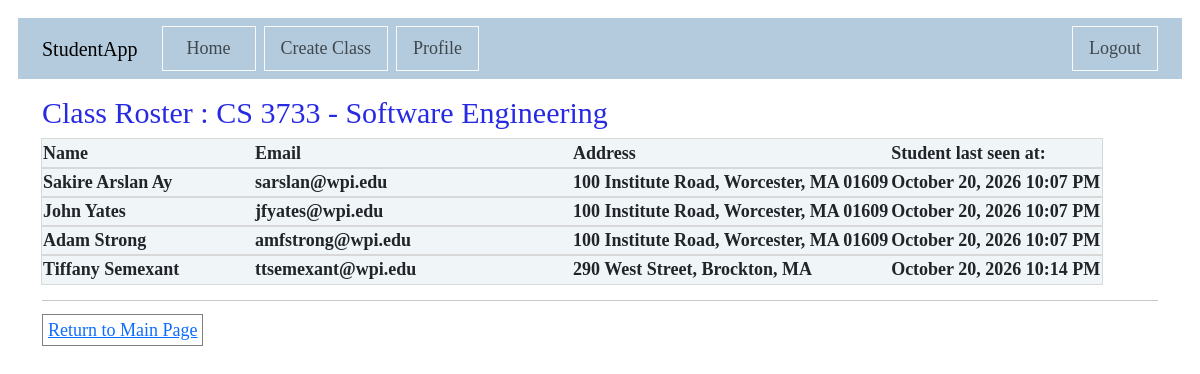
The app's page /course/1/roster (signed in) with its own data.
### app/main/models.py (models this page shows, shortened)
class Major(db.Model):
    id : sqlo.Mapped[int] = sqlo.mapped_column(primary_key=True)
    name : sqlo.Mapped[str] = sqlo.mapped_column(sqla.String(20))
    department : sqlo.Mapped[str] = sqlo.mapped_column(sqla.String(150))
    courses : sqlo.WriteOnlyMapped['Course'] = sqlo.relationship(back_populates = 'major')
    students_in_major : sqlo.WriteOnlyMapped['Student'] = sqlo.relationship(
        secondary=students_majors_table,
        primaryjoin= (students_majors_table.c.major_id == id),
        back_populates= 'majors_of_student'
    )
    def get_name(self):
        return self.name

class Course(db.Model):
    id : sqlo.Mapped[int] = sqlo.mapped_column(primary_key=True)
    majorid : sqlo.Mapped[int] = sqlo.mapped_column(sqla.ForeignKey(Major.id), index = True)
    coursenum : sqlo.Mapped[str] = sqlo.mapped_column(sqla.String(4), index = True)
    title : sqlo.Mapped[str] = sqlo.mapped_column(sqla.String(150))
    major : sqlo.Mapped[Major] = sqlo.relationship(back_populates = 'courses')
    roster : sqlo.WriteOnlyMapped['Enrolled'] = sqlo.relationship(back_populates = 'course_enrolled')
    def get_coursenum(self):
        return self.coursenum
    def get_title(self):
        return self.title
    def get_major(self):
        return self.major

class Student(UserMixin, db.Model):
    id : sqlo.Mapped[int] = sqlo.mapped_column(primary_key=True)
    username : sqlo.Mapped[str] = sqlo.mapped_column(sqla.String(64), index = True, unique= True)
    password_hash : sqlo.Mapped[Optional[str]] = sqlo.mapped_column(sqla.String(256))
    firstname : sqlo.Mapped[str] = sqlo.mapped_column(sqla.String(100))
    lastname : sqlo.Mapped[str] = sqlo.mapped_column(sqla.String(100))
    address : sqlo.Mapped[str] = sqlo.mapped_column(sqla.String(256))
    email : sqlo.Mapped[str] = sqlo.mapped_column(sqla.String(120), index = True, unique = True)
    last_seen : sqlo.Mapped[Optional[datetime]] = sqlo.mapped_column(default = lambda : datetime.now(timezone.utc))
    majors_of_student : sqlo.WriteOnlyMapped['Major'] = sqlo.relationship(
        secondary=students_majors_table,
        primaryjoin= (students_majors_table.c.student_id == id),
        back_populates= 'students_in_major'
    )
    enrollments : sqlo.WriteOnlyMapped['Enrolled'] = sqlo.relationship(back_populates = 'student_enrolled')

### app/main/routes.py (the view)
@main.route('/course/<course_id>/roster', methods=['GET'])
@login_required
def roster(course_id):
    thecourse = db.session.get(Course, course_id)
    enrollments = db.session.scalars(thecourse.roster.select()).all()
    return render_template('class_roster.html',
                           title = "Class Roster",
                           course = thecourse,
                           enrollments = enrollments)

### app/main/models.py (called while the page is built)
@login.user_loader
def load_user(id):
    return db.session.get(Student, int(id))

    def get_student(self):
        return self.student_enrolled

### studentApp.py (called while the page is built)
@app.before_request
def before_request():
    if current_user.is_authenticated:
        current_user.last_seen = datetime.now(timezone.utc)
        db.session.add(current_user)
        db.session.commit()

@app.before_request
def initDB(*args, **kwargs):
    if app._got_first_request:
        db.create_all()

### app/main/templates/class_roster.html
{% extends "base.html" %}
{% block content %}
    <h2 class="bluetitle">Class Roster : {{course.get_major().get_name()}} {{course.get_coursenum()}} - {{course.get_title()}}</h2>
    <table class="studenttable">
        <thead>
            <tr valign="bottom">
                <th width = "20%"> Name </th>
                <th width = "30%"> Email </th>
                <th width = "30%"> Address </th>
                <th width = "20%"> Student last seen at: </th>
            </tr>
        </thead>
        {% for enrollment in enrollments %}
            {% set student = enrollment.get_student() %}
            {% include '_student.html' %}
        {% endfor %}
    </table>
    <hr class="solid">
    <a href="{{url_for('main.index')}}" class="button"> Return to Main Page</a>
{% endblock %}

### app/main/templates/_student.html
 <tr valign="middle">
    <th width = "20%"> {{student.firstname}}  {{student.lastname}}</th>
    <th width = "30%"> {{student.email}} </th>
    <th width = "30%"> {{student.address}} </th>
    <th width = "20%"> {{moment(student.last_seen).format('LLL')}} </th>
</tr>

### app/static/css/main.css (style rules this page uses)
body { margin: 0; padding: 1em; font-family: Tahoma; font-size : 18px; }
.button { width: 80px; font-size: 18 px; margin: 10px 5px 5px 0px; padding: 5px; border: 1px solid gray; }
.studenttable { text-align: left; width: 95%; font-size: 18px; }
.studenttable tr { outline: thin rgb(216, 216, 216) solid; background-color: rgb(240, 245, 248); }
h2.bluetitle { font-size : 30px; color : rgb(39, 42, 226); }

### records on screen
Major: get_major "CS"
Course: get_coursenum "3733", get_title "Software Engineering"
Student: firstname "Sakire", lastname "Arslan Ay", email "sarslan@wpi.edu", address "100 Institute Road, Worcester, MA 01609", last_seen "October 20, 2026 10:07 PM"
Student: firstname "John", lastname "Yates", email "jfyates@wpi.edu", address "100 Institute Road, Worcester, MA 01609", last_seen "October 20, 2026 10:07 PM"
Student: firstname "Adam", lastname "Strong", email "amfstrong@wpi.edu", address "100 Institute Road, Worcester, MA 01609", last_seen "October 20, 2026 10:07 PM"
Student: firstname "Tiffany", lastname "Semexant", email "ttsemexant@wpi.edu", address "290 West Street, Brockton, MA", last_seen "October 20, 2026 10:14 PM"
